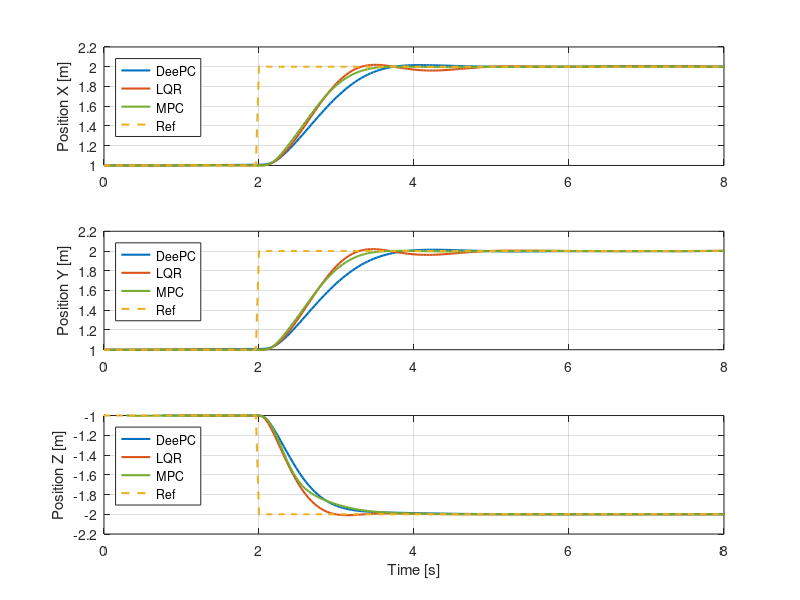
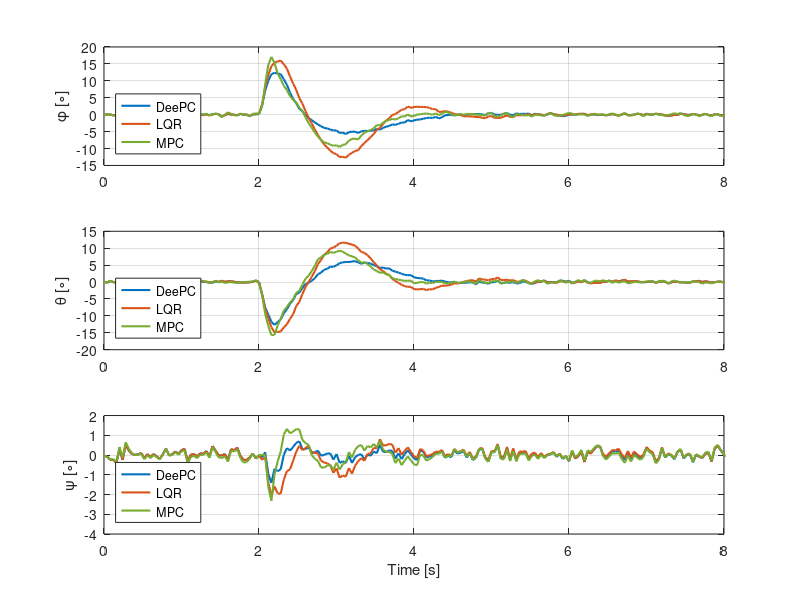

The MATLAB script that drew these images, in order: (Note: this script raises an error after producing the figures.)
clear;
close all;
clc;

flag_drag = false;

%% Load variables: DeePC controller

load("DeePC_step.mat")


% Common variables
r = r_out.';
T_eq = param.nrotor_vehicle_mass_true*param.g;

start_time = 2;
sim_time = start_time + run_time;

time = 0:param.sample_time_measurements_full_state:sim_time;

% Specific variables
u_deepc = [total_thrust_cmd body_rates_cmd].';

x_state_deepc = full_state_meas(:,1:9).';

x_deepc = x_state_deepc(1,:);
y_deepc = x_state_deepc(2,:);
z_deepc = x_state_deepc(3,:);

roll_deepc = x_state_deepc(7,:)*180/pi;
pitch_deepc = x_state_deepc(8,:)*180/pi;
yaw_deepc = x_state_deepc(9,:)*180/pi;

% time_comp_deepc = solve_time_out;

%% Load variables: LQR controller

load("Tuned_LQR.mat")


% Specific variables
u_lqr = [total_thrust_cmd body_rates_cmd].';

x_state_lqr = full_state_meas(:,1:9).';

x_lqr = x_state_lqr(1,:);
y_lqr = x_state_lqr(2,:);
z_lqr = x_state_lqr(3,:);

roll_lqr = x_state_lqr(7,:)*180/pi;
pitch_lqr = x_state_lqr(8,:)*180/pi;
yaw_lqr = x_state_lqr(9,:)*180/pi;

% time_comp_lqr = solve_time_out;

%% Load variables: MPC controller

load("Tuned_MPC.mat")


% Specific variables
u_mpc = [total_thrust_cmd body_rates_cmd].';

x_state_mpc = full_state_meas(:,1:9).';
% x_state_mpc = full_state_meas(1:9,:);

x_mpc = x_state_mpc(1,:);
y_mpc = x_state_mpc(2,:);
z_mpc = x_state_mpc(3,:);

roll_mpc = x_state_mpc(7,:)*180/pi;
pitch_mpc = x_state_mpc(8,:)*180/pi;
yaw_mpc = x_state_mpc(9,:)*180/pi;

% time_comp_mpc = solve_time_out;

% Remove unnecessary variables
clear total_thrust_cmd body_rates_cmd full_state_meas full_state_act...
    run_time param r_out Tini solve_time_out start_time

%% Plots
% % Position XY
% myFigure1 = figure();
% plot(time, x_deepc, 'LineWidth',1.5)
% hold on
% plot(time, x_lqr, 'LineWidth',1.5)
% hold on
% plot(time, y_deepc, 'LineWidth',1.5)
% hold on
% plot(time, y_lqr, 'LineWidth',1.5)
% hold on
% plot(time, r(1,:), '--', 'LineWidth',1.5)
% ylabel('Position [m]') 
% xlabel('Time [s]')
% legend('X_{DeePC}','X_{LQR}','Y_{DeePC}','Y_{LQR}','Ref','Location','northeast')
% grid on
% xlim([0 20])
% 
% % Position Z
% myFigure2 = figure();
% plot(time, z_deepc, 'LineWidth',1.5)
% hold on
% plot(time, z_lqr, 'LineWidth',1.5)
% hold on
% plot(time, r(3,:), '--', 'LineWidth',1.5)
% ylabel('Position Z [m]') 
% xlabel('Time [s]')
% legend('DeePC','LQR','ref','Location','best')
% grid on
% xlim([0 20])

% % Euler Angles
% myFigure3 = figure();
% plot(time, roll_deepc, 'LineWidth',1.5)
% hold on
% plot(time, roll_lqr, 'LineWidth',1.5)
% hold on
% plot(time, pitch_deepc, 'LineWidth',1.5)
% hold on
% plot(time, pitch_lqr, 'LineWidth',1.5)
% hold on
% plot(time, yaw_deepc, 'LineWidth',1.5)
% hold on
% plot(time, yaw_lqr, 'LineWidth',1.5)
% ylabel('Euler Angles [\circ]') 
% xlabel('Time [s]')
% legend('\phi_{DeePC}','\phi_{LQR}','\theta_{DeePC}','\theta_{LQR}','\psi_{DeePC}','\psi_{LQR}','Location','southeast')
% grid on
% xlim([0 20])

% saveFigAsPDF(myFigure1,'Figures_PDF/XY_stepXYZ_model2');
% saveFigAsPDF(myFigure2,'Figures_PDF/Z_stepXYZ_model2');
% saveFigAsPDF(myFigure3,'Figures_PDF/Euler_stepXYZ_model2');


% Position XY
myFigure1 = figure();
subplot(3,1,1)
plot(time, x_deepc, 'LineWidth',1.5)
hold on
plot(time, x_lqr, 'LineWidth',1.5)
hold on
plot(time, x_mpc, 'LineWidth',1.5,'Color','#77AC30')
hold on
plot(time, r(1,:), '--', 'LineWidth',1.5, 'Color','#EDB120')
ylabel('Position X [m]') 
legend('DeePC','LQR','MPC','Ref','Location','northwest')
grid on
xlim([0 8])
ylim([1 2.2])

subplot(3,1,2)
plot(time, y_deepc, 'LineWidth',1.5)
hold on
plot(time, y_lqr, 'LineWidth',1.5)
hold on
plot(time, y_mpc, 'LineWidth',1.5, 'Color','#77AC30')
hold on
plot(time, r(1,:), '--', 'LineWidth',1.5, 'Color','#EDB120')
ylabel('Position Y [m]') 
legend('DeePC','LQR','MPC','Ref','Location','northwest')
grid on
xlim([0 8])
ylim([1 2.2])

subplot(3,1,3)
plot(time, z_deepc, 'LineWidth',1.5)
hold on
plot(time, z_lqr, 'LineWidth',1.5)
hold on
plot(time, z_mpc, 'LineWidth',1.5, 'Color','#77AC30')
hold on
plot(time, r(3,:), '--', 'LineWidth',1.5, 'Color','#EDB120')
ylabel('Position Z [m]') 
xlabel('Time [s]')
legend('DeePC','LQR','MPC','Ref','Location','northwest')
grid on
xlim([0 8])
ylim([-2.2 -1])


myFigure2 = figure();
subplot(3,1,1)
plot(time, roll_deepc, 'LineWidth',1.5)
hold on
plot(time, roll_lqr, 'LineWidth',1.5)
hold on
plot(time, roll_mpc, 'LineWidth',1.5, 'Color','#77AC30')
ylabel('\phi [\circ]') 
legend('DeePC','LQR','MPC','Location','southwest')
grid on
xlim([0 8])


subplot(3,1,2)
plot(time, pitch_deepc, 'LineWidth',1.5)
hold on
plot(time, pitch_lqr, 'LineWidth',1.5)
hold on
plot(time, pitch_mpc, 'LineWidth',1.5, 'Color','#77AC30')
ylabel('\theta [\circ]') 
legend('DeePC','LQR','MPC','Location','southwest')
grid on
xlim([0 8])


subplot(3,1,3)
plot(time, yaw_deepc, 'LineWidth',1.5)
hold on
plot(time, yaw_lqr, 'LineWidth',1.5)
hold on
plot(time, yaw_mpc, 'LineWidth',1.5, 'Color','#77AC30')
ylabel('\psi [\circ]') 
xlabel('Time [s]')
legend('DeePC','LQR','MPC','Location','southwest')
grid on
xlim([0 8])
ylim([-4 2])

saveFigAsPDF(myFigure1,'Figures_PDF/LQR_vs_DeePC_vs_MPC_pos');
saveFigAsPDF(myFigure2,'Figures_PDF/LQR_vs_DeePC_vs_MPC_ang');


